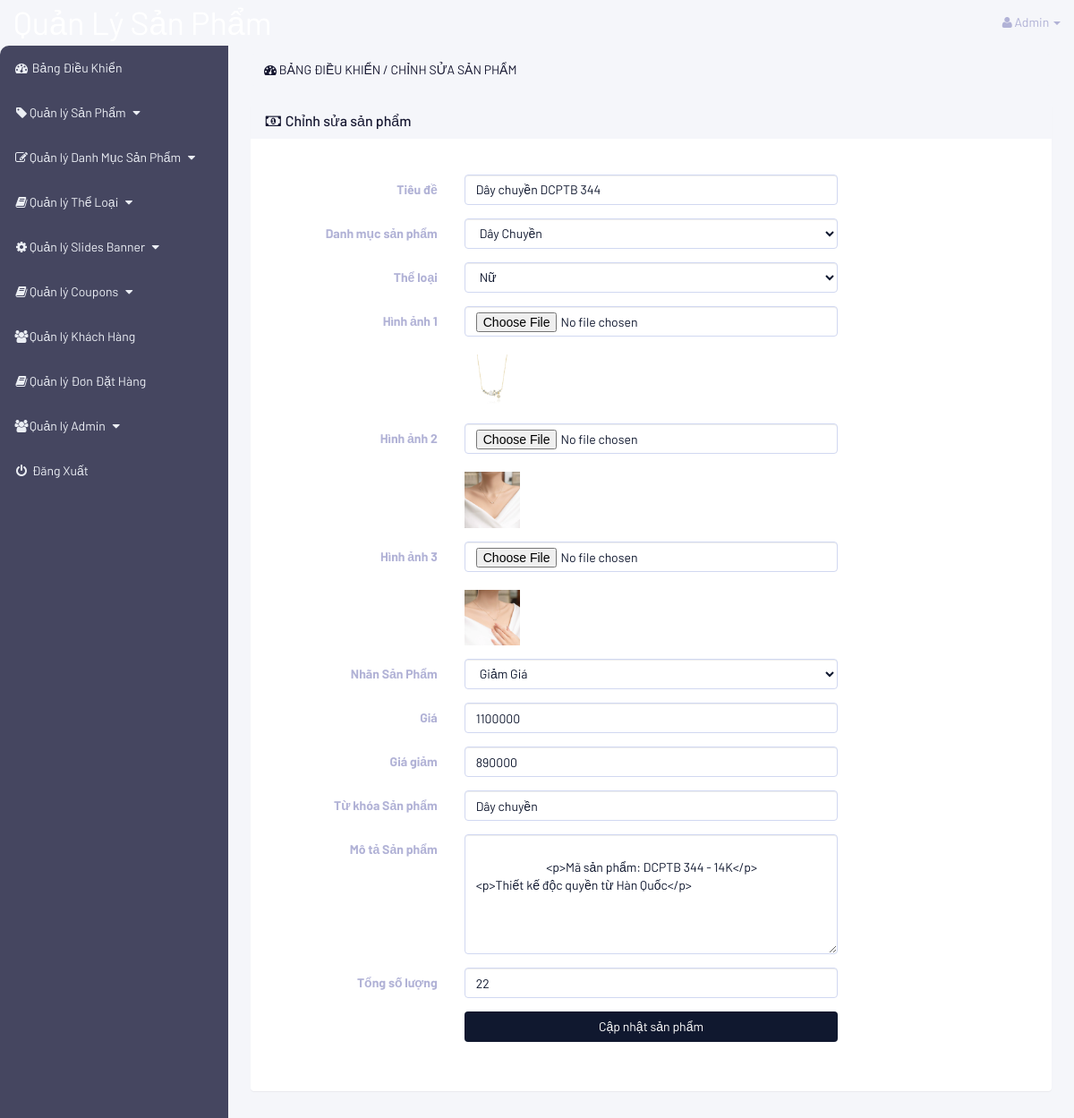
Page /admin/index.php?edit_product=35 (signed in) on the committed database.
### tables this page shows
CREATE TABLE `products` (
  `product_id` int(10) NOT NULL,
  `product_category_id` int(10) NOT NULL,
  `category_id` int(10) NOT NULL,
  `date` timestamp NOT NULL DEFAULT current_timestamp() ON UPDATE current_timestamp(),
  `product_title` varchar(255) NOT NULL,
  `product_price` varchar(255) NOT NULL,
  `product_image_1` text NOT NULL,
  `product_image_2` text NOT NULL,
  `product_image_3` text NOT NULL,
  `product_keywords` varchar(255) NOT NULL,
  `product_description` varchar(255) NOT NULL,
  `product_label` text NOT NULL,
  `product_sale` text NOT NULL,
  `product_total` int(11) NOT NULL
);

CREATE TABLE `product_categories` (
  `product_category_id` int(10) NOT NULL,
  `product_category_title` varchar(255) NOT NULL,
  `product_category_desc` varchar(255) NOT NULL
);

CREATE TABLE `categories` (
  `category_id` int(10) NOT NULL,
  `category_title` varchar(255) NOT NULL,
  `category_desc` varchar(255) NOT NULL
);

### admin/edit_product.php (the view, shortened to what this page needs)
<?php
    if (!isset($_SESSION['admin_email'])) {
        echo "<script>window.open('login.php','_self')</script>";
    } else {
?>
<?php
    if (isset($_GET['edit_product'])){
        $edit_id = $_GET['edit_product'];
        $get_p = "select * from products where product_id='$edit_id'";
        $run_edit =mysqli_query($conn, $get_p);
        $row_edit = mysqli_fetch_array($run_edit);
        $p_title = $row_edit['product_title'];
        $p_cat = $row_edit['product_category_id'];
        $cat = $row_edit['category_id'];
        $p_image1 = $row_edit['product_image_1'];
        $p_image2 = $row_edit['product_image_2'];
        $p_image3 = $row_edit['product_image_3'];
        $p_price = $row_edit['product_price'];
        $p_keywords = $row_edit['product_keywords'];
        $p_desc = $row_edit['product_description'];
        $p_label = $row_edit['product_label'];
        $p_sale = $row_edit['product_sale'];
        $p_total = $row_edit['product_total'];
    }
        $get_p_cat = "select * from product_categories where product_category_id='$p_cat'";
        $run_p_cat = mysqli_query($conn, $get_p_cat);
        $row_p_cat = mysqli_fetch_array($run_p_cat);
        $p_cat_title = $row_p_cat['product_category_title'];
        $get_cat = "select *from categories where category_id='$cat'";
        $run_cat = mysqli_query($conn, $get_cat);
        $row_cat = mysqli_fetch_array($run_cat);
        $cat_title = $row_cat['category_title'];
?>
<!DOCTYPE html>
<html lang="en">
<head>
</head>
<body>
<div class="row">
    <div class="col-lg-12">
        <ol class="breadcrumb">
            <li class="active">
                <i class="fa fa-dashboard"></i> Bảng điều khiển / Chỉnh sửa sản phẩm
            </li>
        </ol>
    </div>
</div>
<div class="row">
    <div class="col-lg-12">
        <div class="panel panel-default">
           <div class="panel-heading">
               <h3 class="panel-title">
                   <i class="fa fa-money fa-fw"></i> Chỉnh sửa sản phẩm
               </h3>
           </div>
           <div class="panel-body">
               <form method="post" class="form-horizontal" enctype="multipart/form-data">
                   <div class="form-group">
                      <label class="col-md-3 control-label"> Tiêu đề </label>
                      <div class="col-md-6">
                          <input name="product_title" type="text" class="form-control" required value="<?php echo $p_title ?>">
                      </div>
                   </div>
                   <div class="form-group">
                      <label class="col-md-3 control-label"> Danh mục sản phẩm </label>
                      <div class="col-md-6">
                          <select name="product_cat" class="form-control">
                              <option value ="<?php echo $p_cat;?>"> <?php echo $p_cat_title;?> </option>
                          </select>
                      </div>
                   </div>
                   <div class="form-group">
                      <label class="col-md-3 control-label"> Thể loại </label>
                      <div class="col-md-6">
                        <select name="cat" class="form-control" require>
                            <option value ="<?php echo $cat;?>"> <?php echo $cat_title;?> </option>
                        </select>
                    </div>
                   </div>
                   <div class="form-group">
                      <label class="col-md-3 control-label"> Hình ảnh 1 </label>
                      <div class="col-md-6">
                          <input name="product_img1" type="file" class="form-control">
                          <br>
                          <img src="<?php echo $p_image1; ?>" width="15%" alt="<?php echo $p_image1;?>">
                      </div>
                   </div>
                   <div class="form-group">
                      <label class="col-md-3 control-label"> Hình ảnh 2 </label>
                      <div class="col-md-6">
                          <input name="product_img2" type="file" class="form-control">
                          <br>
                          <img src="<?php echo $p_image2; ?>" width="15%" alt="<?php echo $p_image2;?>">
                      </div>
                   </div>
                   <div class="form-group">
                      <label class="col-md-3 control-label"> Hình ảnh 3 </label>
                      <div class="col-md-6">
                          <input name="product_img3" type="file" class="form-control form-height-custom">
                          <br>
                          <img src="<?php echo $p_image3; ?>" width="15%" alt="<?php echo $p_image3;?>">
                      </div>
                   </div>
                   <div class="form-group">
                      <label class="col-md-3 control-label">Nhãn Sản Phẩm</label>
                      <div class="col-md-6">
                        <select name="product_label" class="form-control" require>
                            <option value ="<?php echo $p_label;?>">
                            <?php
                              if ($p_label == "new") {
                                echo "Mới";
                              } else {
                                echo "Giảm Giá";
                              }
                            ?>
                            </option>
                        </select>
                    </div>
                   </div>
                   <div class="form-group">
                      <label class="col-md-3 control-label">Giá</label>
                      <div class="col-md-6">
                          <input name="product_price" type="text" class="form-control" value ="<?php echo $p_price; ?>">
                      </div>
                   </div>
                   <div class="form-group">
                      <label class="col-md-3 control-label">Giá giảm</label>
                      <div class="col-md-6">
                          <input name="product_sale" type="text" class="form-control" value ="<?php echo $p_sale; ?>">
                      </div>
                   </div>
                   <div class="form-group">
                      <label class="col-md-3 control-label"> Từ khóa Sản phẩm </label>
                      <div class="col-md-6">
                          <input name="product_keywords" type="text" class="form-control" required value ="<?php echo $p_keywords; ?>">
                      </div>
                   </div>
                   <div class="form-group">
                      <label class="col-md-3 control-label"> Mô tả Sản phẩm</label>
                      <div class="col-md-6">
                          <textarea name="product_desc" cols="19" rows="6" class="form-control">
                            <?php echo $p_desc; ?>
                          </textarea>
                      </div>
                   </div>
                   <div class="form-group">
                      <label class="col-md-3 control-label"> Tổng số lượng </label>
                      <div class="col-md-6">
                          <input name="product_total" type="number" value ="<?php echo $p_total; ?>" class="form-control" required>
                      </div>
                   </div>
                   <div class="form-group">
                      <label class="col-md-3 control-label"></label>
                      <div class="col-md-6">
                          <input name="update" value="Cập nhật sản phẩm" type="submit" class="btn btn-primary form-control">
                      </div>
                   </div>
               </form>
           </div>
        </div>
    </div>
</div>
</body>
</html>
<?php } ?>

### admin/includes/sidebar.php (shortened to what this page needs)
<?php
    if (!isset($_SESSION['admin_email'])) {
        echo "<script>window.open('login.php','_self')</script>";
    } else {
?>
<nav class="navbar navbar-inverse navbar-fixed-top">
    <div class="navbar-header">
        <a href="index.php?dashboard" class="navbar-brand" style="font-size: 36px">Quản Lý Sản Phẩm</a>
    </div>
    <ul class="nav navbar-right top-nav">
        <li class="dropdown">
            <a href="#" class="dropdown-toggle" data-toggle="dropdown">
                <i class="fa fa-user"></i> <?php echo $admin_name; ?> <b class="caret"></b>
            </a>
        </li>
    </ul>
    <div class="collapse navbar-collapse navbar-ex1-collapse">
        <ul class="nav navbar-nav side-nav">
            <li>
                <a href="index.php?dashboard">
                    <i class="fa fa-fw fa-dashboard"></i> Bảng Điều Khiển
                </a>
            </li>
            <li>
                <a href="#" data-toggle="collapse" data-target="#products">
                    <i class="fa fa-fw fa-tag"></i>Quản lý Sản Phẩm
                    <i class="fa fa-fw fa-caret-down"></i>
                </a>
            </li>
            <li>
                <a href="#" data-toggle="collapse" data-target="#p_cat">
                    <i class="fa fa-fw fa-edit"></i>Quản lý Danh Mục Sản Phẩm
                    <i class="fa fa-fw fa-caret-down"></i>
                </a>
            </li>
            <li>
                <a href="#" data-toggle="collapse" data-target="#cat">
                    <i class="fa fa-fw fa-book"></i>Quản lý Thể Loại
                    <i class="fa fa-fw fa-caret-down"></i>
                </a>
            </li>
            <li>
                <a href="#" data-toggle="collapse" data-target="#slides">
                    <i class="fa fa-fw fa-gear"></i>Quản lý Slides Banner
                    <i class="fa fa-fw fa-caret-down"></i>
                </a>
            </li>
            <li>
                <a href="#" data-toggle="collapse" data-target="#coupons">
                    <i class="fa fa-fw fa-book"></i>Quản lý Coupons
                    <i class="fa fa-fw fa-caret-down"></i>
                </a>
            </li>
            <li>
                <a href="index.php?view_customers">
                    <i class="fa fa-fw fa-users"></i>Quản lý Khách Hàng
                </a>
            </li>
            <li>
                <a href="index.php?view_orders">
                    <i class="fa fa-fw fa-book"></i>Quản lý Đơn Đặt Hàng
                </a>
            </li>
            <li>
                <a href="#" data-toggle="collapse" data-target="#users">
                    <i class="fa fa-fw fa-users"></i>Quản lý Admin
                    <i class="fa fa-fw fa-caret-down"></i>
                </a>
            </li>
            <li>
                <a href="logout.php">
                    <i class="fa fa-fw fa-power-off"></i> Đăng Xuất
                </a>
            </li>
        </ul>
    </div>
</nav>
<?php } ?>

### admin/css/style.css (style rules this page uses)
body { margin-top: 100px; background: #f5f6fa; color: #b1b2d6; font-family: "Barlow", sans-serif; }
.top-nav { padding: 0 15px; background-color: #f5f6fa; }
.navbar { background-color: #f5f6fa; border-color: #f5f6fa; }
.navbar-inverse .navbar-nav > li > a { color: #ebeef4; }
.navbar-inverse .navbar-collapse, .navbar-inverse .navbar-form { border: none; }
.panel { background: white; border: none; }
.panel-body { padding-top: 40px; padding-bottom: 40px; border-radius: 10px; }
.row .breadcrumb { background: #f5f6fa; color: #b1b2d6; }
.breadcrumb > .active { color: #171831; }
.panel-default > .panel-heading { color: #171831; background: #f5f6fa; border-color: #f5f6fa; }
@media (min-width: 768px) { body { margin-top: 50px; } }
.form-control { display: block; width: 100%; height: 34px; padding: 6px 12px; font-size: 14px; line-height: 1.42857143; color: #10182f; background-color: white; background-image: none; border: solid 1px #d1d8f1; border-radius: 4px; }
.btn-primary { background: #10182f; border: none; color: white; }
.top-nav > li { display: inline-block; }
.top-nav > li > a { color: #b1b2d6; line-height: 20px; padding-top: 15px; padding-bottom: 15px; }
@media (min-width: 768px) { .side-nav { position: fixed; top: 51px; bottom: 0; width: 255px; overflow-y: auto; overflow-x: hidden; background-color: #454660; padding-bottom: 40px; border-top-left-radius: 10px; } }
@media (min-width: 768px) { .side-nav > li > a { width: 255px; } }
.panel-body { border-radius: 5px; }
textarea.form-control { height: auto; color: #10182f; }
.active { text-transform: uppercase; }

### rows in the picture
products: product_title "Dây chuyền DCPTB 344", product_image_1 (picture), product_image_2 (picture), product_image_3 (picture), product_label "Giảm Giá", product_price "1100000", product_sale "890000", product_keywords "Dây chuyền", product_desc "<p>Mã sản phẩm: DCPTB 344 - 14K</p> <p>Thiết kế độc quyền từ Hàn Quốc</p>", product_total "22"
product_categories: product_cat "Dây Chuyền"
categories: cat "Nữ"

### other values in the picture
$admin_name "Admin"
